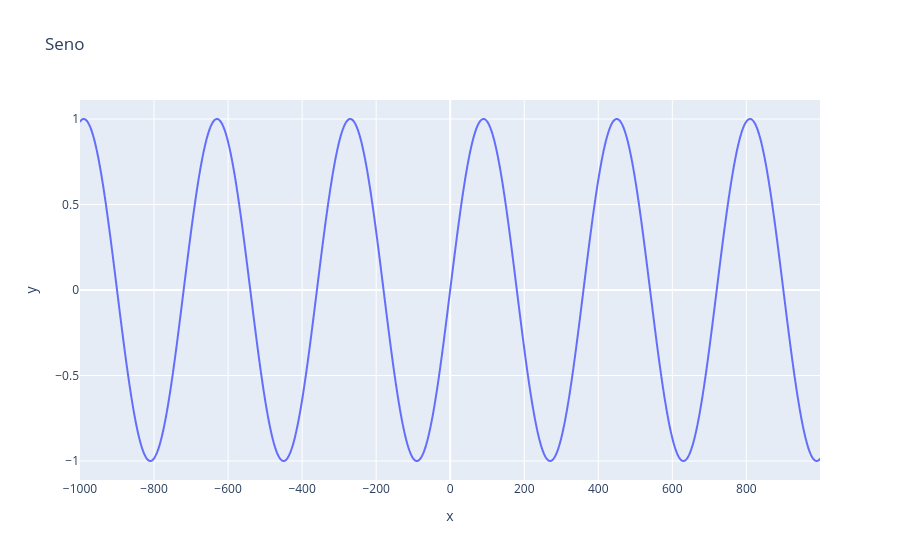

Notebook code cell kept with this figure:
### Code cell
import plotly.express as px
import pandas as pd


import math

## polinomio ###
po = lambda i: math.sin( math.radians(i) ) 
## end polinomio ###

r = 1000


df = pd.DataFrame(dict(
    x = [ i for i in range(-r, r)  ],
    y = [ po(i) for i in range(-r, r)  ]
))
fig = px.line(df, x="x", y="y", title="Seno") 
fig.show()

### Figure 1 — Plotly figure (JSON) as saved in the notebook; plotly's stock layout.template omitted (floating-point values rounded to 4 significant figures; data arrays with more than 128 entries replaced by an {"elided": "..."} marker saying what was removed)
{"data": [{"hovertemplate": "x=%{x}<br>y=%{y}<extra></extra>", "legendgroup": "", "line": {"color": "#636efa", "dash": "solid"}, "marker": {"symbol": "circle"}, "mode": "lines", "name": "", "showlegend": false, "type": "scattergl", "x": {"elided": "2000 int values"}, "xaxis": "x", "y": {"elided": "2000 float values"}, "yaxis": "y"}], "layout": {"autosize": true, "legend": {"tracegroupgap": 0}, "title": {"text": "Seno"}, "xaxis": {"anchor": "y", "autorange": true, "domain": [0, 1], "range": [-1000, 999], "title": {"text": "x"}, "type": "linear"}, "yaxis": {"anchor": "x", "autorange": true, "domain": [0, 1], "range": [-1.111, 1.111], "title": {"text": "y"}, "type": "linear"}}}
